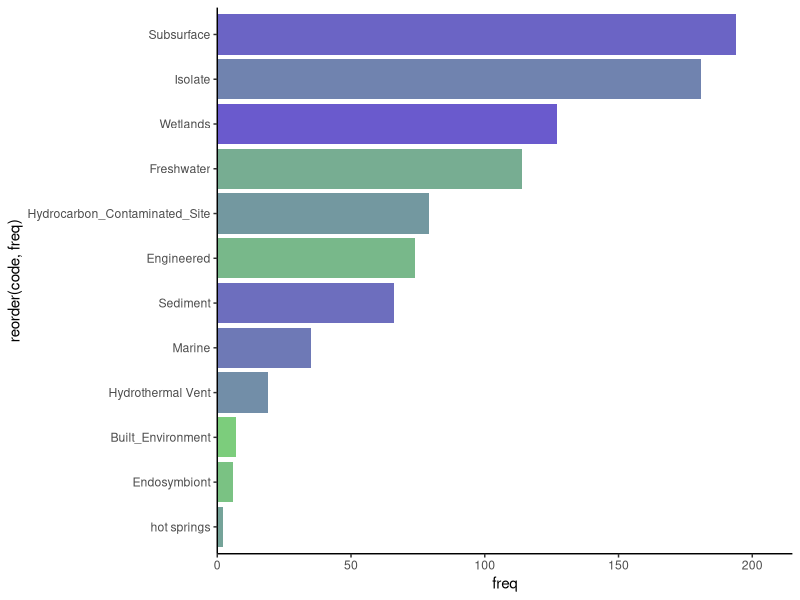
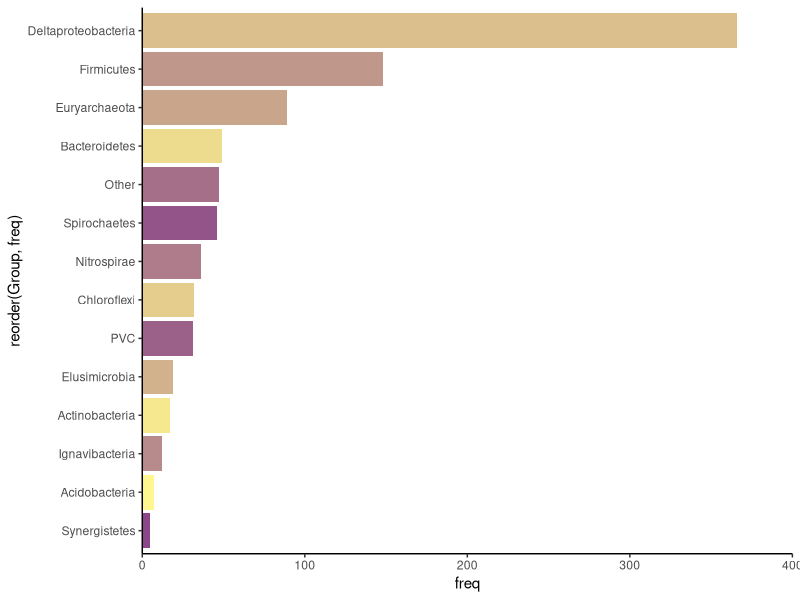
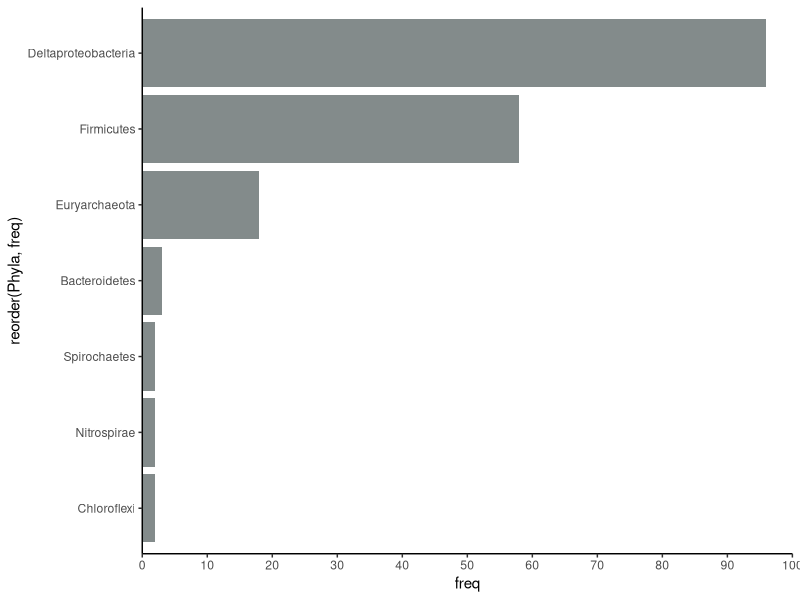
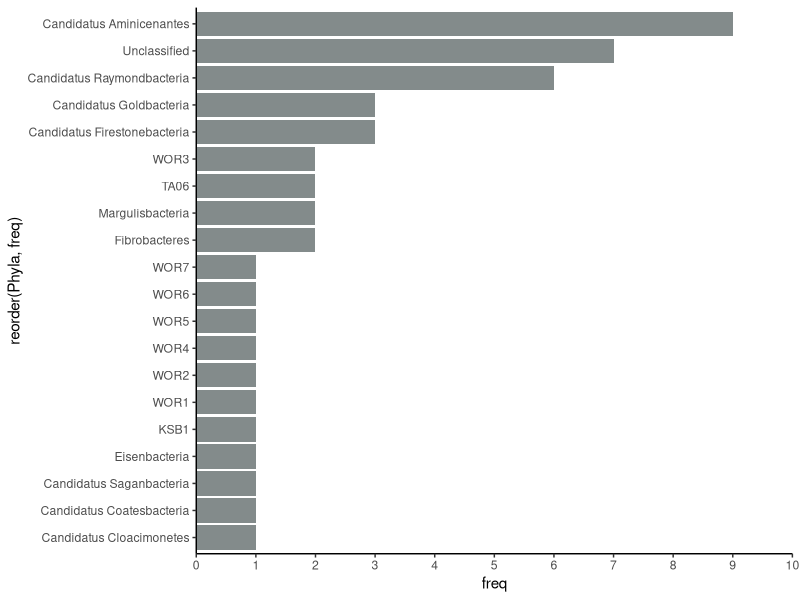
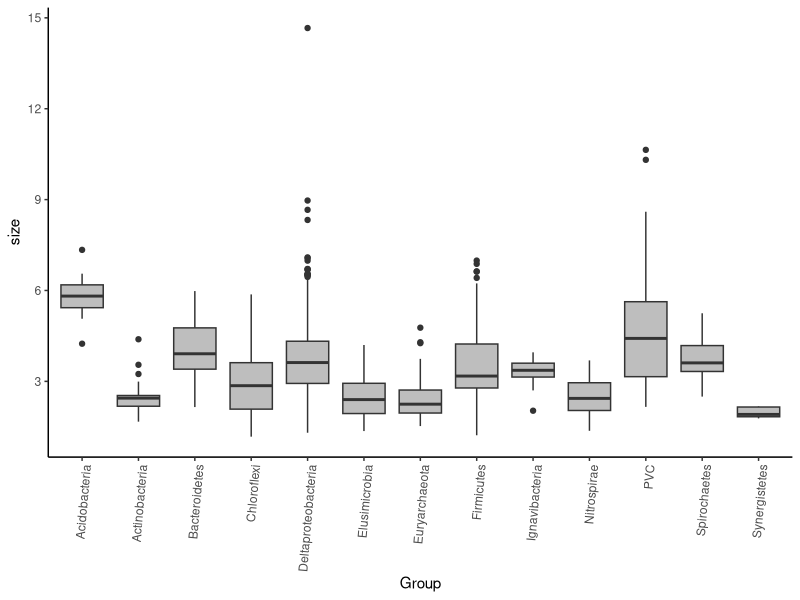
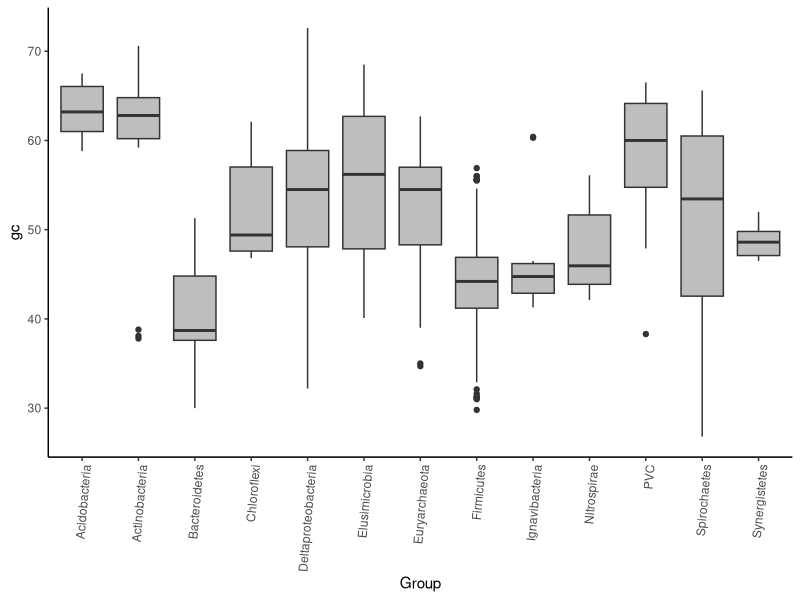
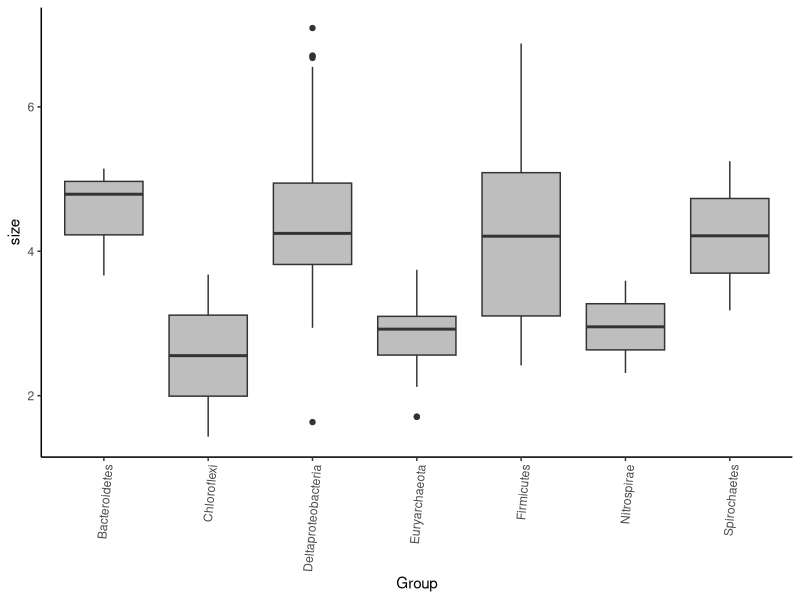
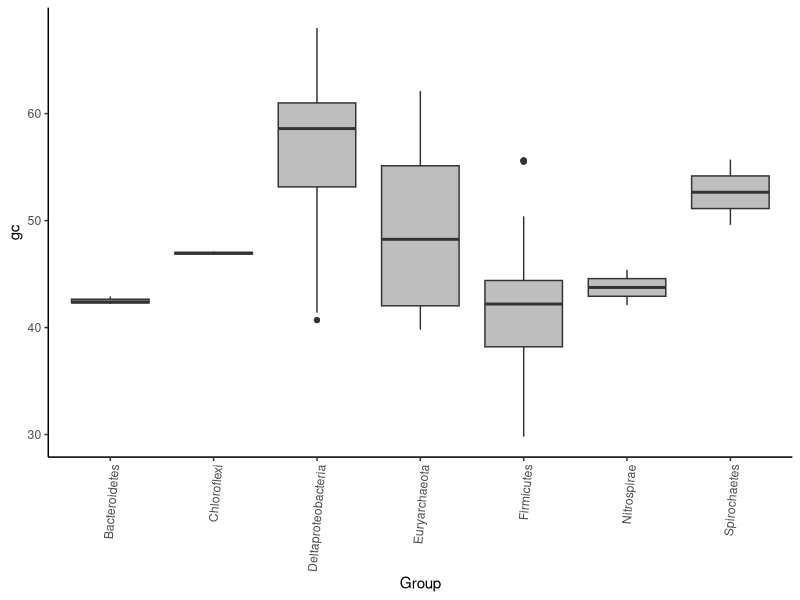

These figures' R source, in order:
library(tidyverse)
library(reshape2)
library(plyr)

metadata = read.csv("files/stats/mehg-final-dataset-metadata.csv")
environment = count(metadata, "code")
group = count(metadata, "Group")
phyla = count(metadata, "Phyla")
study = count(metadata, "study")

# Environments plot
phaColfunc = colorRampPalette(c("palegreen3", "slateblue"))
bar_env = environment %>% ggplot(aes(x=reorder(code, freq), y=freq)) + geom_bar(stat="identity", fill=(phaColfunc(12))) + coord_flip() + scale_y_continuous(limits=c(0,215), expand = c(0, 0)) + theme_classic()
bar_env 

# phyla plot
phylaColfunc = colorRampPalette(c("khaki1", "orchid4"))
bar_phyla = group %>% ggplot(aes(x=reorder(Group, freq), y=freq)) + geom_bar(stat="identity", fill=(phylaColfunc(14))) + coord_flip() + scale_y_continuous(limits=c(0,400), expand= c(0,0)) + theme_classic()
bar_phyla

# reference isolate phyla 
references = metadata %>% filter(code=="Isolate")
reference_phyla = count(references, "Phyla")
bar_ref = reference_phyla %>% ggplot(aes(x=reorder(Phyla, freq), y=freq)) + geom_bar(stat="identity", fill="azure4") + coord_flip() + scale_y_continuous(limits=c(0,100), expand= c(0,0), breaks=seq(0,100,10)) + theme_classic()
bar_ref

# other with low amounts
other = metadata %>% filter(Group=="Other")
other_phyla = count(other, "Phyla")
bar_other= other_phyla %>% ggplot(aes(x=reorder(Phyla, freq), y=freq)) + geom_bar(stat="identity", fill="azure4") + coord_flip() + scale_y_continuous(limits=c(0,10), expand= c(0,0), breaks=seq(0,10,1)) + theme_classic()
bar_other

# genome statistics
# all
# genome size
genome_size = metadata %>% select(Group, size) %>% filter(Group != "Other")
genome_size_avgs = aggregate(genome_size[2], list(genome_size$Group), mean)
all_avgs = genome_size %>% ggplot(aes(x=Group, y=size)) + geom_boxplot(fill="gray")
all_avgs_theme = all_avgs + scale_y_continuous(breaks=seq(0,15,3)) + theme_classic() + theme(axis.text.x = element_text(angle = 85, hjust = 1))
all_avgs_theme
# gc content
gc_all = metadata %>% select(Group, gc) %>% filter(Group != "Other")
gc_meth = gc_all %>% ggplot(aes(x=Group, y=gc)) + geom_boxplot(fill="gray")
gc_meth_theme = gc_meth + theme_classic() + theme(axis.text.x = element_text(angle = 85, hjust = 1))
gc_meth_theme

# just isolates
# genome size
isolate_sizes = metadata %>% filter(code=="Isolate") %>% select(Group, size)
isolate_avgs = isolate_sizes %>% ggplot(aes(x=Group, y=size)) + geom_boxplot(fill="gray")
isolate_avgs_theme = isolate_avgs + theme_classic() + theme(axis.text.x = element_text(angle = 85, hjust = 1))
isolate_avgs_theme
# gc content 
gc_isolates = metadata %>% filter(code=="Isolate") %>% select(Group, gc)
gc_meth_isolates = gc_isolates %>% ggplot(aes(x=Group, y=gc)) + geom_boxplot(fill="gray")
gc_isolates_theme = gc_meth_isolates + theme_classic() + theme(axis.text.x = element_text(angle = 85, hjust = 1))
gc_isolates_theme

# stats for "other" 
#size
other_sizes = metadata %>% filter(Group=="Other") %>% select(Phyla, size)
other_avgs = other_sizes %>% ggplot(aes(x=Phyla, y=size)) + geom_boxplot(fill="gray")
other_avgs_theme = other_avgs + theme_classic() + theme(axis.text.x = element_text(angle = 85, hjust = 1)) 
other_avgs_theme
#gc
other_gc = metadata %>% filter(Group=="Other") %>% select(Phyla, gc)
other_gc_avgs = other_gc %>% ggplot(aes(x=Phyla,y=gc)) + geom_boxplot(fill="gray")
other_gc_theme = other_gc_avgs + theme_classic() + theme(axis.text.x = element_text(angle = 85, hjust = 1)) 
other_gc_theme

# quality stats of MAGs
mags = metadata %>% filter(code != "Isolate")
mag_qual = mags %>% ggplot(aes(x=Completeness, y=Contamination, color=Group)) + geom_point(size=2) + scale_x_continuous(breaks=seq(0,100,10)) + theme_classic()
mag_qual

# Save plots
# bar plots
ggsave(file="figs/2019-10-21-environment-barplot.png", bar_env, width=20, height=10, units=c("cm"))
ggsave(file="figs/2019-10-21-phyla-barplot.png", bar_phyla, width=20, height=10, units=c("cm"))
ggsave(file="figs/2019-10-21-reference-phyla-barplot.png", bar_ref, width=7, height=4, units=c("cm"))
ggsave(file="figs/2019-10-21-other-phyla-barplot.png", bar_other, width=10, height=10, units=c("cm"))

# stats
ggsave(file="figs/2019-10-21-all-genome-sizes.png", all_avgs_theme, width=15, height=10, units=c("cm"))
ggsave(file="figs/2019-10-21-all-gc.png", gc_meth_theme, width=15, height=10, units=c("cm"))
ggsave(file="figs/2019-10-21-isolates-sizes.png", isolate_avgs_theme, width=10, height=7, units=c("cm"))
ggsave(file="figs/2019-10-21-isolates-gc.png", gc_isolates_theme, width=10, height=7, units=c("cm"))
ggsave(file="figs/2019-10-21-other-phyla-sizes.png", other_avgs_theme, width=7,height=10,units=c("cm"))
ggsave(file="figs/2019-10-21-other-phyla-gc.png", other_gc_theme,width=7,height=10,units=c("cm"))
ggsave(file="figs/2019-10-21-mags-qual-stats.png", mag_qual, width=15,height=10,units=c("cm"))
